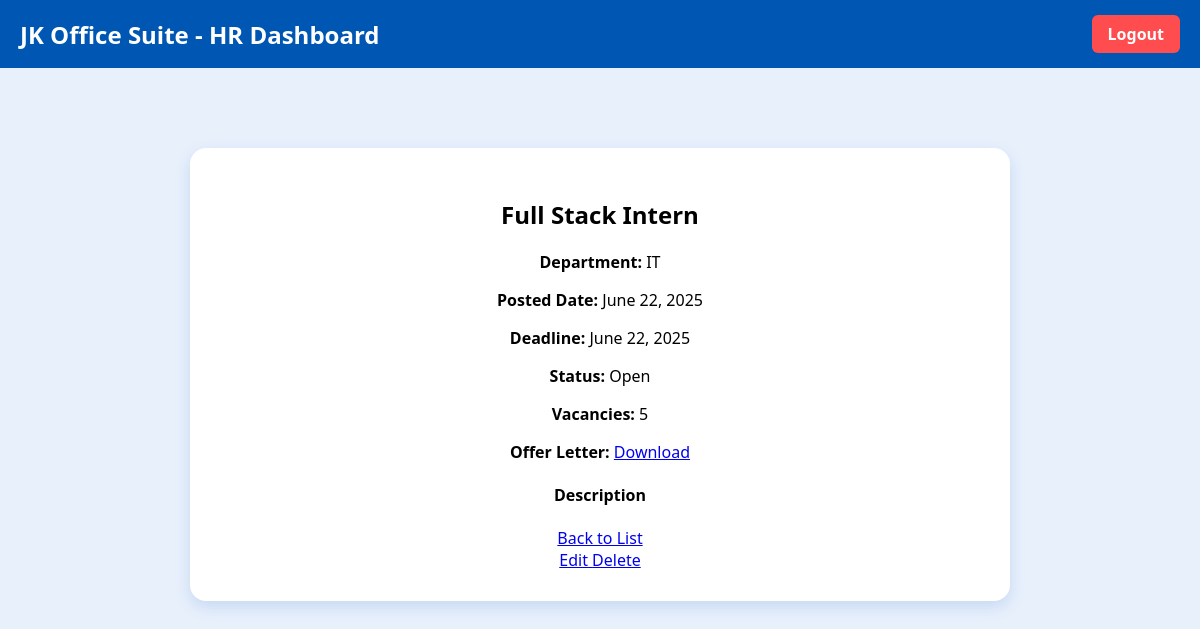
/HR/recruitment/1/, run on the app's committed database.
### HR/models.py (models this page shows, shortened)
class RecruitmentPost(models.Model):
    title = models.CharField(max_length=200)
    department = models.CharField(max_length=100)
    hiring_manager = models.CharField(max_length=100)
    vacancies = models.PositiveIntegerField()
    job_description = models.TextField()
    requirements = models.TextField()
    experience_required = models.CharField(max_length=100)
    salary_range = models.CharField(max_length=100)
    employment_type = models.CharField(max_length=20, choices=EMPLOYMENT_TYPES)
    location = models.CharField(max_length=100)
    posted_date = models.DateField(auto_now_add=True)
    last_date = models.DateField(default=timezone.now)
    status = models.CharField(max_length=10, choices=STATUS_CHOICES, default='Open')
    is_locked = models.BooleanField(default=False)
    offer_letter = models.FileField(upload_to='offer_letters/', null=True, blank=True)

### HR/views.py (the view)
# urls.py: path('recruitment/<int:pk>/', views.recruitment_detail, name='recruitment_detail'),
def recruitment_detail(request, pk):
    post = get_object_or_404(RecruitmentPost, pk=pk)
    return render(request, 'hr/recruitment_detail.html', {'post': post})

### HR/templates/hr/recruitment_detail.html (shortened to what this page needs)
{% extends 'base_hr.html' %}
{% block content %}
<div class="container mt-5">
    <div class="card">
        <div class="card-header bg-primary text-white">
            <h2>{{ post.title }}</h2>
        </div>
        <div class="card-body">
            <div class="row">
                <div class="col-md-6">
                    <p><strong>Department:</strong> {{ post.department }}</p>
                    <p><strong>Posted Date:</strong> {{ post.posted_date|date:"F d, Y" }}</p>
                    <p><strong>Deadline:</strong> {{ post.last_date|date:"F d, Y" }}</p>
                </div>
                <div class="col-md-6">
                    <p><strong>Status:</strong>
                        <span class="badge
                            {% if post.status == 'Open' %}bg-success
                            {% elif post.status == 'Closed' %}bg-danger
                            {% else %}bg-warning{% endif %}">
                            {{ post.status }}
                        </span>
                    </p>
                    <p><strong>Vacancies:</strong> {{ post.vacancies }}</p>
                    {% if post.offer_letter %}
                    <p><strong>Offer Letter:</strong>
                        <a href="{{ post.offer_letter.url }}" class="btn btn-sm btn-primary" download>
                             Download
                        </a>
                    </p>
                    {% endif %}
                </div>
            </div>
            <div class="mt-4">
                <h4>Description</h4>
            </div>
            <div class="mt-4">
                <a href="{% url 'recruitment_list' %}" class="btn btn-secondary">
                     Back to List
                </a>
                <div class="btn-group float-end">
                    <a href="{% url 'edit_recruitment' post.pk %}" class="btn btn-warning">
                         Edit
                    </a>
                    <a href="{% url 'delete_recruitment' post.pk %}" class="btn btn-danger">
                         Delete
                    </a>
                </div>
            </div>
        </div>
    </div>
</div>
{% endblock %}

### HR/templates/base_hr.html (style rules this page uses)
body { font-family: 'Segoe UI', Tahoma, Geneva, Verdana, sans-serif; background-color: #e8f0fc; margin: 0; padding: 0; }
.container { padding: 40px; max-width: 900px; margin: auto; }
.card { background-color: white; padding: 30px; border-radius: 16px; box-shadow: 0 6px 16px rgba(0, 86, 179, 0.15); text-align: center; }

### data on the page
RecruitmentPost: title "Full Stack Intern", department "IT", posted_date "June 22, 2025", last_date "June 22, 2025", status "Open", vacancies "5"
